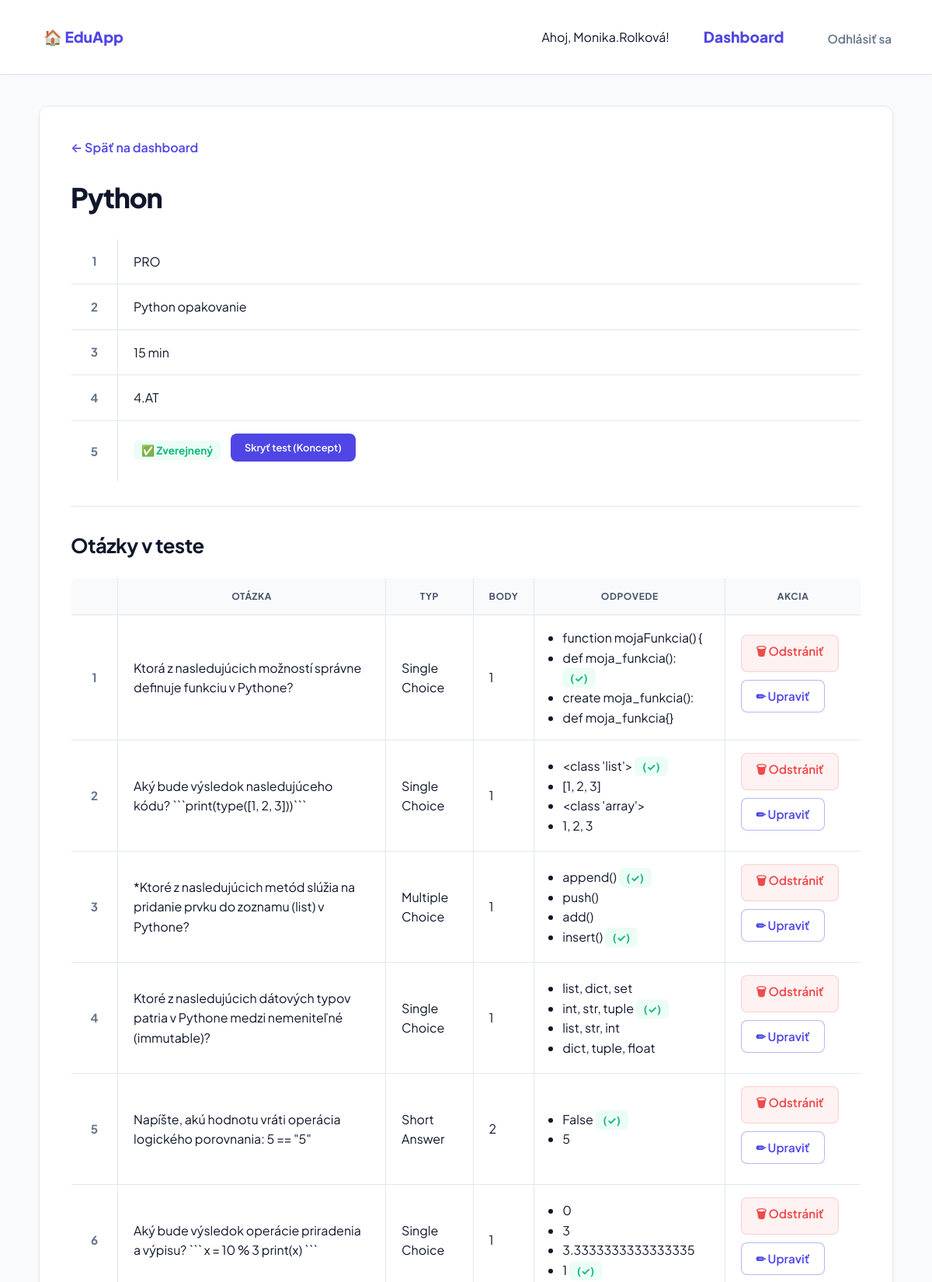
/test/11/ (signed in, upper part), run on the app's committed database.
### quiz/models.py (models this page shows, shortened)
class Test(models.Model):
    title = models.CharField(max_length=200)
    description = models.TextField()
    subject = models.CharField(max_length=100)
    time_limit = models.IntegerField(help_text="Limit v minútach")
    is_published = models.BooleanField(default=False)
    created_by = models.ForeignKey(User, null=True, blank=True, on_delete=models.SET_NULL, related_name='testy')
    assigned_classes = models.ManyToManyField(Trieda, related_name='tests', blank=True)
    questions = models.ManyToManyField(Question, related_name='tests', through='TestQuestion')

class Trieda(models.Model):
    nazov = models.CharField(max_length=10, unique=True)
    class Meta:
        verbose_name_plural = "Triedy"

class TestQuestion(models.Model):
    test = models.ForeignKey(Test, on_delete=models.CASCADE)
    question = models.ForeignKey(Question, on_delete=models.CASCADE)
    order = models.PositiveIntegerField(default=0)
    points_in_test = models.IntegerField(default=1)
    class Meta:
        ordering = ['order']

class Question(models.Model):
    TYPES = [
        ('SC', 'Single Choice'),
        ('MC', 'Multiple Choice'),
        ('TXT', 'Short Answer'),
    ]
    text = models.TextField()
    type = models.CharField(max_length=3, choices=TYPES)
    points = models.IntegerField(default=1)
    created_by = models.ForeignKey(User, null=True, blank=True, on_delete=models.SET_NULL, related_name='otazky')

class Answer(models.Model):
    question = models.ForeignKey(Question, on_delete=models.CASCADE, related_name='answers')
    text = models.TextField()
    is_correct = models.BooleanField(default=False)

### quiz/views.py (the view)
# urls.py: path('test/<int:test_id>/', views.detail_testu, name='detail_testu'),
@login_required
def detail_testu(request, test_id):
    if not is_teacher_or_staff(request.user):
        return redirect('index')
    test = get_object_or_404(Test, id=test_id)
    test_otazky = TestQuestion.objects.filter(test=test).select_related('question').order_by('order')
    for tq in test_otazky:
        otazka = tq.question
        je_moja = otazka.created_by == request.user
        pouziva_nekto_iny = otazka.tests.exclude(id=test.id).exists()
        tq.mozem_upravit = je_moja and not pouziva_nekto_iny
    return render(request, 'quiz/detail_testu.html', {
        'test': test,
        'test_otazky': test_otazky,
    })

### quiz/views.py (called while the page is built)
def is_teacher_or_staff(user):
    try:
        return user.profil.is_teacher or user.is_staff
    except Profil.DoesNotExist:
        return user.is_staff

### quiz/templates/quiz/detail_testu.html (shortened to what this page needs)
{% extends 'quiz/base.html' %}
{% block content %}
<a href="{% url 'dashboard' %}">← Späť na dashboard</a>
<h1>{{ test.title }}</h1>
<table border="0" cellpadding="4" style="width:auto;">
    <tbody>
        <tr><td><strong>Predmet:</strong></td><td>{{ test.subject }}</td></tr>
        <tr><td><strong>Popis:</strong></td><td>{{ test.description }}</td></tr>
        <tr><td><strong>Čas. limit:</strong></td><td>{{ test.time_limit }} min</td></tr>
        <tr><td><strong>Triedy:</strong></td><td>
            {% for t in test.assigned_classes.all %}{{ t.nazov }}{% if not forloop.last %}, {% endif %}{% empty %}—{% endfor %}
        </td></tr>
        <tr>
            <td><strong>Stav:</strong></td>
            <td>
                {% if test.is_published %}
                    <strong style="color:green">✅ Zverejnený</strong>
                {% else %}
                    <em style="color: gray;">Koncept (skrytý pre žiakov)</em>
                {% endif %}
                <form method="post" action="{% url 'prepni_stav_testu' test.id %}" style="display:inline; margin-left: 10px;">
                    <button type="submit" style="font-size: 0.8em; cursor: pointer;">
                        {% if test.is_published %} Skryť test (Koncept) {% else %} Zverejniť test teraz {% endif %}
                    </button>
                </form>
            </td>
        </tr>
    </tbody>
</table>
<hr>
<h2>Otázky v teste</h2>
{% if test_otazky %}
<table border="1" cellpadding="6">
    <thead>
        <tr><th>#</th><th>Otázka</th><th>Typ</th><th>Body</th><th>Odpovede</th><th>Akcia</th></tr>
    </thead>
    <tbody>
        {% for tq in test_otazky %}
        <tr>
            <td>{{ tq.order }}</td>
            <td>{{ tq.question.text }}</td>
            <td>{{ tq.question.get_type_display }}</td>
            <td>{{ tq.question.points }}</td>
            <td>
                <ul style="margin:0; padding-left:16px;">
                {% for answer in tq.question.answers.all %}
                    <li>{{ answer.text }}{% if answer.is_correct %} <strong style="color:green">(✓)</strong>{% endif %}</li>
                {% endfor %}
                </ul>
            </td>
            <td>
                <form method="post" action="{% url 'zmaz_otazku_z_testu' test.id tq.id %}">
                    <button type="submit" onclick="return confirm('Odstrániť otázku z testu?')">🗑 Odstrániť</button>
                </form>
                {% if tq.mozem_upravit %}
                    <a href="{% url 'uprav_otazku' tq.question.id %}?test_id={{ test.id }}"><button>✏ Upraviť</button></a>
                {% else %}
                    <em style="color:gray; font-size:0.85em;">zdieľaná otázka</em>
                {% endif %}
            </td>
        </tr>
        {% endfor %}
    </tbody>
</table>
{% else %}
<p><em>Tento test zatiaľ nemá žiadne otázky.</em></p>
{% endif %}
<br>
{% endblock %}

### quiz/templates/quiz/base.html (shortened to what this page needs)
{% load static %}
<!DOCTYPE html>
<html lang="sk">
<head>
    <link rel="stylesheet" href="{% static 'quiz/style.css' %}">
</head>
<body>
    <nav class="main-nav">
        <div class="nav-logo">
            <a href="{% url 'index' %}">🏠 EduApp</a>
        </div>
        <div class="nav-links">
            {% if user.is_authenticated %}
                <span class="user-welcome">Ahoj, {{ user.username }}!</span>
                <a href="{% url 'dashboard' %}" class="link-dashboard">Dashboard</a>
                <form action="{% url 'logout' %}" method="post" class="logout-form">
                    <button type="submit" class="btn-logout">Odhlásiť sa</button>
                </form>
            {% else %}
                {% if request.resolver_match.url_name != 'login' %}
                    <a href="{% url 'login' %}" class="btn-login">Prihlásiť sa</a>
                {% endif %}
            {% endif %}
        </div>
    </nav>
    <main class="container">
        {% block content %}{% endblock %}
    </main>
</body>
</html>

### data on the page
Test: title "Python", subject "PRO", description "Python opakovanie", time_limit "15"
Trieda: nazov "4.AT"
TestQuestion: question.text "Ktorá z nasledujúcich možností správne definuje funkciu v Pythone?", question.type "Single Choice", question.points "1"
Answer: text "function mojaFunkcia() {"
Answer: text "def moja_funkcia():"
Answer: text "create moja_funkcia():"
Answer: text "def moja_funkcia{}"
TestQuestion: question.text "Aký bude výsledok nasledujúceho kódu? ```print(type([1, 2, 3]))```", question.type "Single Choice", question.points "1"
Answer: text "<class 'list'>"
Answer: text "[1, 2, 3]"
Answer: text "<class 'array'>"
Answer: text "1, 2, 3"
TestQuestion: question.text "*Ktoré z nasledujúcich metód slúžia na pridanie prvku do zoznamu (list) v Pythone?", question.type "Multiple Choice", question.points "1"
Answer: text "append()"
Answer: text "push()"
Answer: text "add()"
Answer: text "insert()"
TestQuestion: question.text "Ktoré z nasledujúcich dátových typov patria v Pythone medzi nemeniteľné (immutable)?", question.type "Single Choice", question.points "1"
Answer: text "list, dict, set"
Answer: text "int, str, tuple"
Answer: text "list, str, int"
Answer: text "dict, tuple, float"
TestQuestion: question.text "Napíšte, akú hodnotu vráti operácia logického porovnania: 5 == \"5\"", question.type "Short Answer", question.points "2"
Answer: text "False"
Answer: text "5"
TestQuestion: question.text "Aký bude výsledok operácie priradenia a výpisu? ``` x = 10 % 3 print(x) ```", question.type "Single Choice", question.points "1"
Answer: text "0"
Answer: text "3"
Answer: text "3.3333333333333335"
Answer: text "1"

### other printed values
{{ user.username }} "Monika.Rolková"
